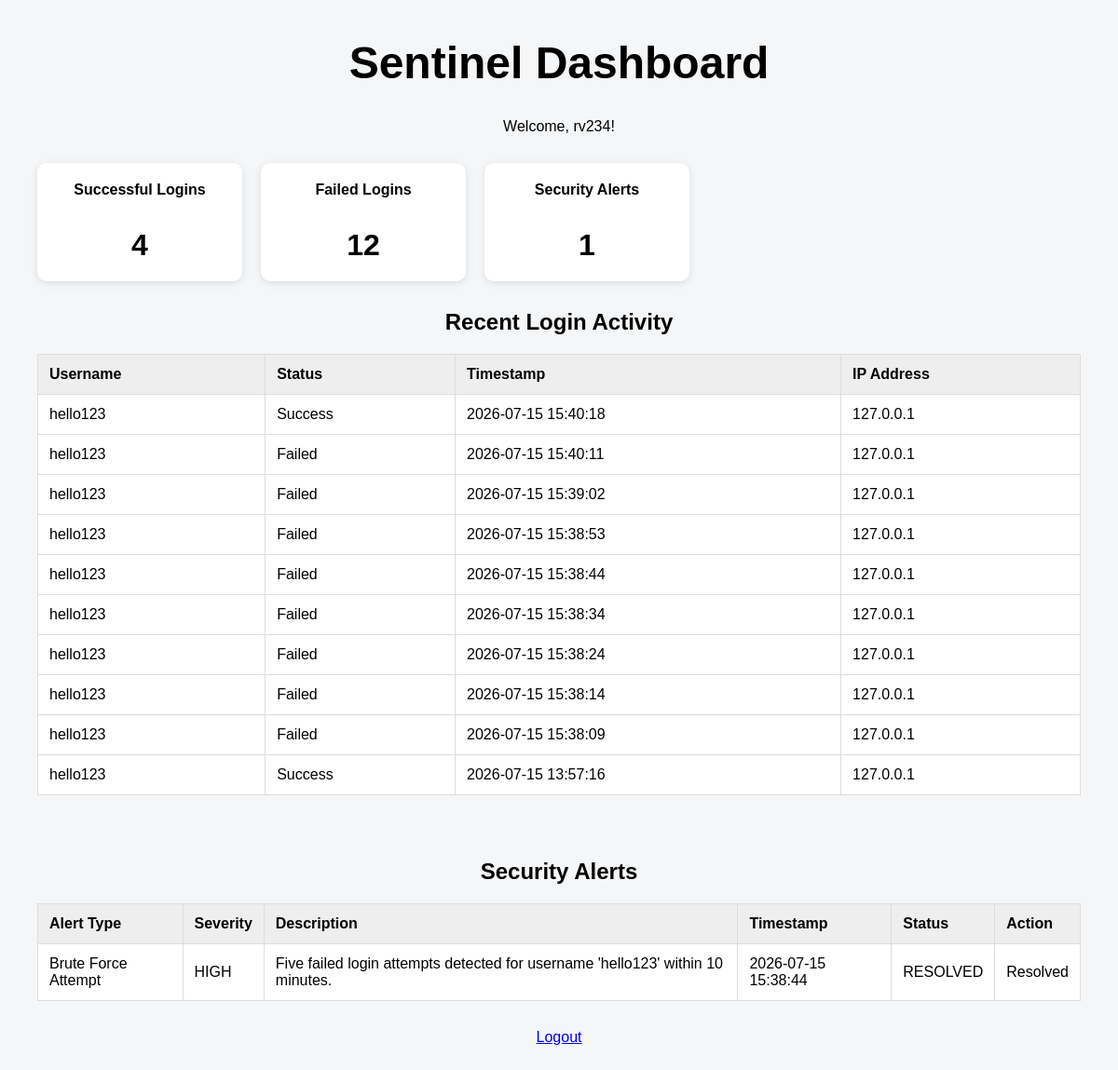
The page /dashboard (signed in) on the database as committed earlier.
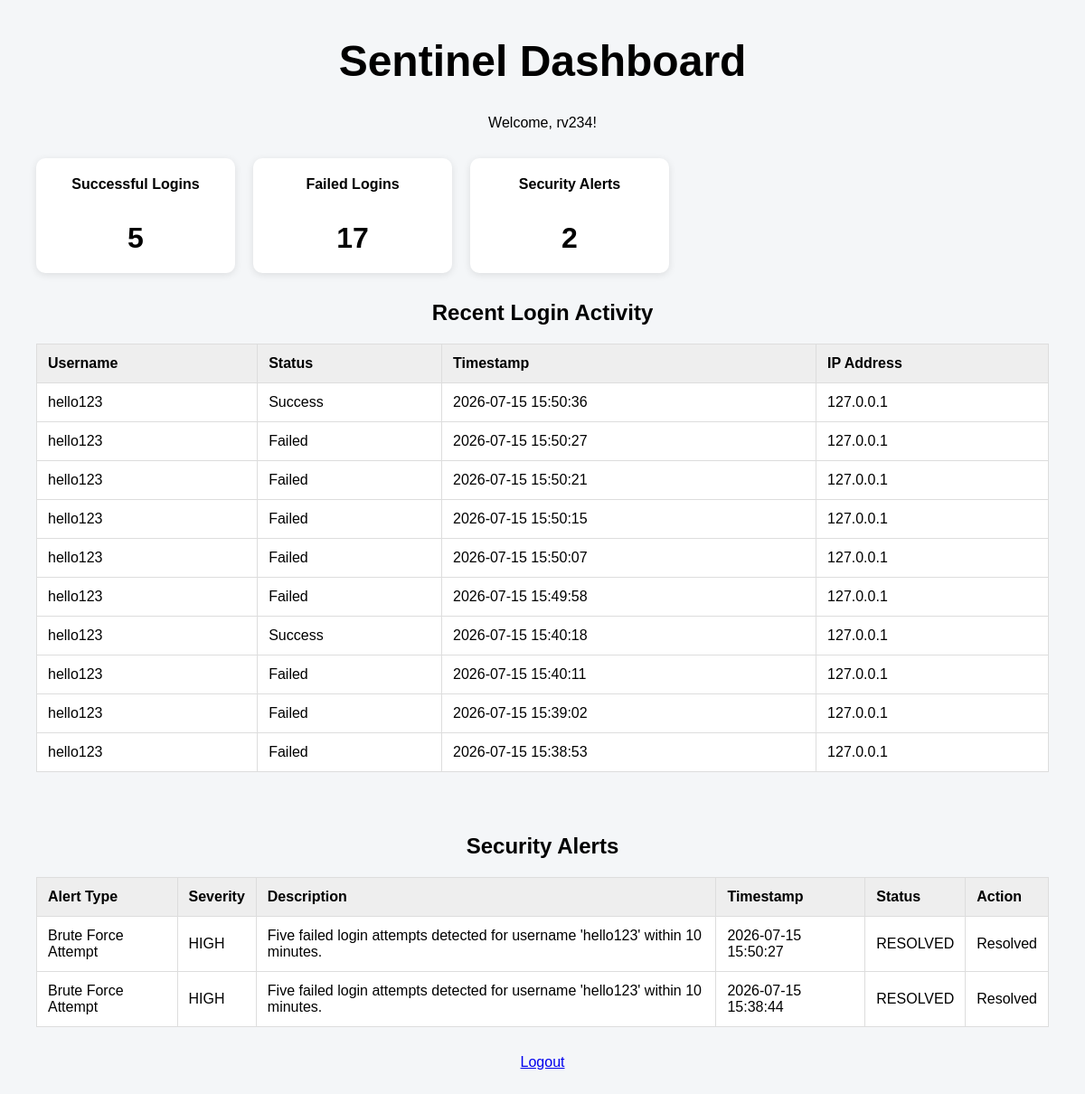
The same page on the database as committed later.
### tables this page shows
CREATE TABLE login_attempts (
            id INTEGER PRIMARY KEY AUTOINCREMENT,
            username TEXT NOT NULL,
            success INTEGER NOT NULL,
            timestamp DATETIME DEFAULT CURRENT_TIMESTAMP,
            ip_address TEXT NOT NULL
        );

CREATE TABLE security_alerts (
            id INTEGER PRIMARY KEY AUTOINCREMENT,
            alert_type TEXT NOT NULL,
            severity TEXT NOT NULL,
            description TEXT NOT NULL,
            timestamp DATETIME DEFAULT CURRENT_TIMESTAMP
        , status TEXT NOT NULL DEFAULT 'OPEN');

### app.py (the view)
@app.route("/dashboard")
def dashboard():
    if "user_id" not in session:
        return redirect(url_for("login"))
    attempts = get_recent_login_attempts()
    alerts = get_recent_security_alerts()
    stats = get_dashboard_stats()
    return render_template(
        "dashboard.html",
        username=session["username"],
        attempts=attempts,
        alerts=alerts,
        stats=stats
    )

### database.py (called while the page is built)
def get_recent_login_attempts(limit=10):
    with sqlite3.connect("sentinel.db", timeout=10) as connection:
        cursor = connection.cursor()
        cursor.execute(
            """
            SELECT username, success, timestamp, ip_address
            FROM login_attempts
            ORDER BY timestamp DESC
            LIMIT ?
            """,
            (limit,)
        )
        attempts = cursor.fetchall()
        return attempts

def get_recent_security_alerts(limit=10):
    with sqlite3.connect("sentinel.db", timeout=10) as connection:
        cursor = connection.cursor()
        cursor.execute(
            """
            SELECT id, alert_type, severity, description, timestamp, status
            FROM security_alerts
            ORDER BY timestamp DESC
            LIMIT ?
            """,
            (limit,)
        )
        alerts = cursor.fetchall()
        return alerts

def get_dashboard_stats():
    with sqlite3.connect("sentinel.db", timeout=10) as connection:
        cursor = connection.cursor()
        cursor.execute("""
            SELECT COUNT(*)
            FROM login_attempts
            WHERE success = 1
        """)
        successful_logins = cursor.fetchone()[0]
        cursor.execute("""
            SELECT COUNT(*)
            FROM login_attempts
            WHERE success = 0
        """)
        failed_logins = cursor.fetchone()[0]
        cursor.execute("""
            SELECT COUNT(*)
            FROM security_alerts
        """)
        total_alerts = cursor.fetchone()[0]
        return {
            "successful_logins": successful_logins,
            "failed_logins": failed_logins,
            "total_alerts": total_alerts
        }

### templates/dashboard.html
<link rel="stylesheet" href="{{ url_for('static', filename='style.css') }}">
<body>
    <h1>Sentinel Dashboard</h1>
    <p>Welcome, {{ username }}!</p>
<div class="stats-container">
    <div class="stat-card">
        <h3>Successful Logins</h3>
        <p>{{ stats["successful_logins"] }}</p>
    </div>
    <div class="stat-card">
        <h3>Failed Logins</h3>
        <p>{{ stats["failed_logins"] }}</p>
    </div>
    <div class="stat-card">
        <h3>Security Alerts</h3>
        <p>{{ stats["total_alerts"] }}</p>
    </div>
</div>
    <h2>Recent Login Activity</h2>
    <table border="1">
        <tr>
            <th>Username</th>
            <th>Status</th>
            <th>Timestamp</th>
            <th>IP Address</th>
        </tr>
        {% for attempt in attempts %}
        <tr>
            <td>{{ attempt[0] }}</td>
            <td>
                {% if attempt[1] == 1 %}
                    Success
                {% else %}
                    Failed
                {% endif %}
            </td>
            <td>{{ attempt[2] }}</td>
            <td>{{ attempt[3] }}</td>
        </tr>
        {% endfor %}
    </table>
    <br>
    <h2>Security Alerts</h2>
    <table>
        <tr>
            <th>Alert Type</th>
            <th>Severity</th>
            <th>Description</th>
            <th>Timestamp</th>
            <th>Status</th>
            <th>Action</th>
        </tr>
        {% for alert in alerts %}
        <tr>
            <td>{{ alert[1] }}</td>
            <td>{{ alert[2] }}</td>
            <td>{{ alert[3] }}</td>
            <td>{{ alert[4] }}</td>
            <td>{{ alert[5] }}</td>
            <td>
                {% if alert[5] == "OPEN" %}
                    <form
                        method="POST"
                        action="{{ url_for('resolve_alert', alert_id=alert[0]) }}"
                    >
                        <button type="submit">Resolve</button>
                    </form>
                {% else %}
                    Resolved
                {% endif %}
            </td>
        </tr>
        {% endfor %}
    </table>
    <a href="{{ url_for('logout') }}">Logout</a>
</body>

### static/style.css (style rules this page uses)
body { font-family: Arial, sans-serif; background:#f4f4f4; text-align:center; padding-top:100px; }
h1 { font-size:48px; }
body { font-family: Arial, sans-serif; background: #f4f6f8; margin: 0; padding: 40px; }
.stats-container { display: flex; gap: 20px; margin: 30px 0; }
.stat-card { background: white; padding: 20px; border-radius: 10px; min-width: 180px; box-shadow: 0 2px 8px rgba(0, 0, 0, 0.1); }
.stat-card h3 { margin-top: 0; font-size: 16px; }
.stat-card p { font-size: 32px; font-weight: bold; margin-bottom: 0; }
table { width: 100%; border-collapse: collapse; background: white; margin-bottom: 30px; }
th, td { padding: 12px; border: 1px solid #ddd; text-align: left; }
th { background: #eeeeee; }

Rows that differ between the two databases and show on the page:
no longer on this page (row unchanged): login_attempts: username "hello123", success "Failed", timestamp "2026-07-15 15:38:44", ip_address "127.0.0.1"
no longer on this page (row unchanged): login_attempts: username "hello123", success "Failed", timestamp "2026-07-15 15:38:34", ip_address "127.0.0.1"
no longer on this page (row unchanged): login_attempts: username "hello123", success "Failed", timestamp "2026-07-15 15:38:24", ip_address "127.0.0.1"
no longer on this page (row unchanged): login_attempts: username "hello123", success "Failed", timestamp "2026-07-15 15:38:14", ip_address "127.0.0.1"
no longer on this page (row unchanged): login_attempts: username "hello123", success "Failed", timestamp "2026-07-15 15:38:09", ip_address "127.0.0.1"
no longer on this page (row unchanged): login_attempts: username "hello123", success "Success", timestamp "2026-07-15 13:57:16", ip_address "127.0.0.1"
added login_attempts: username "hello123", success "Success", timestamp "2026-07-15 15:50:36", ip_address "127.0.0.1"
added login_attempts: username "hello123", success "Failed", timestamp "2026-07-15 15:50:27", ip_address "127.0.0.1"
added login_attempts: username "hello123", success "Failed", timestamp "2026-07-15 15:50:21", ip_address "127.0.0.1"
added login_attempts: username "hello123", success "Failed", timestamp "2026-07-15 15:50:15", ip_address "127.0.0.1"
added login_attempts: username "hello123", success "Failed", timestamp "2026-07-15 15:50:07", ip_address "127.0.0.1"
added login_attempts: username "hello123", success "Failed", timestamp "2026-07-15 15:49:58", ip_address "127.0.0.1"
added security_alerts: alert_type "Brute Force Attempt", severity "HIGH", description "Five failed login attempts detected for username 'hello123' within 10 minutes.", timestamp "2026-07-15 15:50:27", status "RESOLVED", shows "Resolved"
Other text that changed with them:
{{ stats["successful_logins"] }}: "4" → "5"
{{ stats["failed_logins"] }}: "12" → "17"
{{ stats["total_alerts"] }}: "1" → "2"
